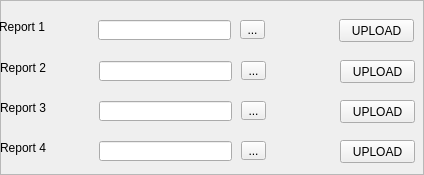
        <widget class="QFrame" name="fPeak">
         <property name="maximumSize">
          <size>
           <width>16777215</width>
           <height>16777215</height>
          </size>
         </property>
         <property name="frameShape">
          <enum>QFrame::StyledPanel</enum>
         </property>
         <property name="frameShadow">
          <enum>QFrame::Raised</enum>
         </property>
         <widget class="QLineEdit" name="lineEdit_10">
          <property name="geometry">
           <rect>
            <x>98</x>
            <y>20</y>
            <width>133</width>
            <height>20</height>
           </rect>
          </property>
          <property name="maximumSize">
           <size>
            <width>150</width>
            <height>16777215</height>
           </size>
          </property>
         </widget>
         <widget class="Line" name="line_26">
          <property name="geometry">
           <rect>
            <x>308</x>
            <y>29</y>
            <width>25</width>
            <height>16</height>
           </rect>
          </property>
          <property name="maximumSize">
           <size>
            <width>25</width>
            <height>16777215</height>
           </size>
          </property>
          <property name="styleSheet">
           <string notr="true">background-color:transparent</string>
          </property>
          <property name="orientation">
           <enum>Qt::Horizontal</enum>
          </property>
         </widget>
         <widget class="QPushButton" name="pushButton_12">
          <property name="geometry">
           <rect>
            <x>339</x>
            <y>19</y>
            <width>75</width>
            <height>23</height>
           </rect>
          </property>
          <property name="maximumSize">
           <size>
            <width>150</width>
            <height>16777215</height>
           </size>
          </property>
          <property name="text">
           <string>UPLOAD</string>
          </property>
         </widget>
         <widget class="QLabel" name="label_22">
          <property name="geometry">
           <rect>
            <x>-1</x>
            <y>19</y>
            <width>62</width>
            <height>16</height>
           </rect>
          </property>
          <property name="text">
           <string>Report 1</string>
          </property>
         </widget>
         <widget class="Line" name="line_27">
          <property name="geometry">
           <rect>
            <x>67</x>
            <y>29</y>
            <width>25</width>
            <height>16</height>
           </rect>
          </property>
          <property name="maximumSize">
           <size>
            <width>25</width>
            <height>16777215</height>
           </size>
          </property>
          <property name="styleSheet">
           <string notr="true">background-color:transparent</string>
          </property>
          <property name="orientation">
           <enum>Qt::Horizontal</enum>
          </property>
         </widget>
         <widget class="QToolButton" name="toolButton_10">
          <property name="geometry">
           <rect>
            <x>240</x>
            <y>20</y>
            <width>25</width>
            <height>19</height>
           </rect>
          </property>
          <property name="text">
           <string>...</string>
          </property>
         </widget>
         <widget class="QLabel" name="label_23">
          <property name="geometry">
           <rect>
            <x>0</x>
            <y>60</y>
            <width>62</width>
            <height>16</height>
           </rect>
          </property>
          <property name="text">
           <string>Report 2</string>
          </property>
         </widget>
         <widget class="Line" name="line_28">
          <property name="geometry">
           <rect>
            <x>309</x>
            <y>70</y>
            <width>25</width>
            <height>16</height>
           </rect>
          </property>
          <property name="maximumSize">
           <size>
            <width>25</width>
            <height>16777215</height>
           </size>
          </property>
          <property name="styleSheet">
           <string notr="true">background-color:transparent</string>
          </property>
          <property name="orientation">
           <enum>Qt::Horizontal</enum>
          </property>
         </widget>
         <widget class="Line" name="line_29">
          <property name="geometry">
           <rect>
            <x>68</x>
            <y>70</y>
            <width>25</width>
            <height>16</height>
           </rect>
          </property>
          <property name="maximumSize">
           <size>
            <width>25</width>
            <height>16777215</height>
           </size>
          </property>
          <property name="styleSheet">
           <string notr="true">background-color:transparent</string>
          </property>
          <property name="orientation">
           <enum>Qt::Horizontal</enum>
          </property>
         </widget>
         <widget class="QLineEdit" name="lineEdit_11">
          <property name="geometry">
           <rect>
            <x>99</x>
            <y>61</y>
            <width>133</width>
            <height>20</height>
           </rect>
          </property>
          <property name="maximumSize">
           <size>
            <width>150</width>
            <height>16777215</height>
           </size>
          </property>
         </widget>
         <widget class="QToolButton" name="toolButton_11">
          <property name="geometry">
           <rect>
            <x>241</x>
            <y>61</y>
            <width>25</width>
            <height>19</height>
           </rect>
          </property>
          <property name="text">
           <string>...</string>
          </property>
         </widget>
         <widget class="QPushButton" name="pushButton_13">
          <property name="geometry">
           <rect>
            <x>340</x>
            <y>60</y>
            <width>75</width>
            <height>23</height>
           </rect>
          </property>
          <property name="maximumSize">
           <size>
            <width>150</width>
            <height>16777215</height>
           </size>
          </property>
          <property name="text">
           <string>UPLOAD</string>
          </property>
         </widget>
         <widget class="QLabel" name="label_24">
          <property name="geometry">
           <rect>
            <x>0</x>
            <y>100</y>
            <width>62</width>
            <height>16</height>
           </rect>
          </property>
          <property name="text">
           <string>Report 3</string>
          </property>
         </widget>
         <widget class="Line" name="line_30">
          <property name="geometry">
           <rect>
            <x>309</x>
            <y>110</y>
            <width>25</width>
            <height>16</height>
           </rect>
          </property>
          <property name="maximumSize">
           <size>
            <width>25</width>
            <height>16777215</height>
           </size>
          </property>
          <property name="styleSheet">
           <string notr="true">background-color:transparent</string>
          </property>
          <property name="orientation">
           <enum>Qt::Horizontal</enum>
          </property>
         </widget>
         <widget class="Line" name="line_31">
          <property name="geometry">
           <rect>
            <x>68</x>
            <y>110</y>
            <width>25</width>
            <height>16</height>
           </rect>
          </property>
          <property name="maximumSize">
           <size>
            <width>25</width>
            <height>16777215</height>
           </size>
          </property>
          <property name="styleSheet">
           <string notr="true">background-color:transparent</string>
          </property>
          <property name="orientation">
           <enum>Qt::Horizontal</enum>
          </property>
         </widget>
         <widget class="QLineEdit" name="lineEdit_12">
          <property name="geometry">
           <rect>
            <x>99</x>
            <y>101</y>
            <width>133</width>
            <height>20</height>
           </rect>
          </property>
          <property name="maximumSize">
           <size>
            <width>150</width>
            <height>16777215</height>
           </size>
          </property>
         </widget>
         <widget class="QToolButton" name="toolButton_12">
          <property name="geometry">
           <rect>
            <x>241</x>
            <y>101</y>
            <width>25</width>
            <height>19</height>
           </rect>
          </property>
          <property name="text">
           <string>...</string>
          </property>
         </widget>
         <widget class="QPushButton" name="pushButton_14">
          <property name="geometry">
           <rect>
            <x>340</x>
            <y>100</y>
            <width>75</width>
            <height>23</height>
           </rect>
          </property>
          <property name="maximumSize">
           <size>
            <width>150</width>
            <height>16777215</height>
           </size>
          </property>
          <property name="text">
           <string>UPLOAD</string>
          </property>
         </widget>
         <widget class="QLabel" name="label_25">
          <property name="geometry">
           <rect>
            <x>0</x>
            <y>140</y>
            <width>62</width>
            <height>16</height>
           </rect>
          </property>
          <property name="text">
           <string>Report 4</string>
          </property>
         </widget>
         <widget class="Line" name="line_32">
          <property name="geometry">
           <rect>
            <x>309</x>
            <y>150</y>
            <width>25</width>
            <height>16</height>
           </rect>
          </property>
          <property name="maximumSize">
           <size>
            <width>25</width>
            <height>16777215</height>
           </size>
          </property>
          <property name="styleSheet">
           <string notr="true">background-color:transparent</string>
          </property>
          <property name="orientation">
           <enum>Qt::Horizontal</enum>
          </property>
         </widget>
         <widget class="Line" name="line_33">
          <property name="geometry">
           <rect>
            <x>68</x>
            <y>150</y>
            <width>25</width>
            <height>16</height>
           </rect>
          </property>
          <property name="maximumSize">
           <size>
            <width>25</width>
            <height>16777215</height>
           </size>
          </property>
          <property name="styleSheet">
           <string notr="true">background-color:transparent</string>
          </property>
          <property name="orientation">
           <enum>Qt::Horizontal</enum>
          </property>
         </widget>
         <widget class="QLineEdit" name="lineEdit_13">
          <property name="geometry">
           <rect>
            <x>99</x>
            <y>141</y>
            <width>133</width>
            <height>20</height>
           </rect>
          </property>
          <property name="maximumSize">
           <size>
            <width>150</width>
            <height>16777215</height>
           </size>
          </property>
         </widget>
         <widget class="QToolButton" name="toolButton_13">
          <property name="geometry">
           <rect>
            <x>241</x>
            <y>141</y>
            <width>25</width>
            <height>19</height>
           </rect>
          </property>
          <property name="text">
           <string>...</string>
          </property>
         </widget>
         <widget class="QPushButton" name="pushButton_15">
          <property name="geometry">
           <rect>
            <x>340</x>
            <y>140</y>
            <width>75</width>
            <height>23</height>
           </rect>
          </property>
          <property name="maximumSize">
           <size>
            <width>150</width>
            <height>16777215</height>
           </size>
          </property>
          <property name="text">
           <string>UPLOAD</string>
          </property>
         </widget>
        </widget>
